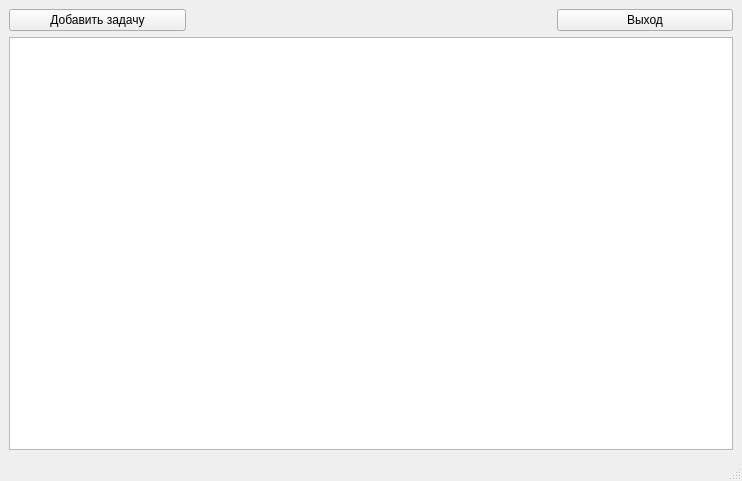
<?xml version="1.0" encoding="UTF-8"?>
<ui version="4.0">
 <class>MainWindow</class>
 <widget class="QMainWindow" name="MainWindow">
  <property name="geometry">
   <rect>
    <x>0</x>
    <y>0</y>
    <width>742</width>
    <height>481</height>
   </rect>
  </property>
  <property name="windowTitle">
   <string>MainWindow</string>
  </property>
  <widget class="QWidget" name="centralwidget">
   <layout class="QGridLayout" name="gridLayout">
    <item row="1" column="0" colspan="4">
     <widget class="QListView" name="listView"/>
    </item>
    <item row="0" column="3">
     <widget class="QPushButton" name="exitBtn">
      <property name="sizePolicy">
       <sizepolicy hsizetype="Preferred" vsizetype="Fixed">
        <horstretch>0</horstretch>
        <verstretch>0</verstretch>
       </sizepolicy>
      </property>
      <property name="text">
       <string>Выход</string>
      </property>
     </widget>
    </item>
    <item row="0" column="0">
     <widget class="QPushButton" name="addTaskBtn">
      <property name="sizePolicy">
       <sizepolicy hsizetype="Preferred" vsizetype="Maximum">
        <horstretch>0</horstretch>
        <verstretch>0</verstretch>
       </sizepolicy>
      </property>
      <property name="text">
       <string>Добавить задачу</string>
      </property>
     </widget>
    </item>
   </layout>
  </widget>
  <widget class="QMenuBar" name="menubar">
   <property name="geometry">
    <rect>
     <x>0</x>
     <y>0</y>
     <width>742</width>
     <height>21</height>
    </rect>
   </property>
  </widget>
  <widget class="QStatusBar" name="statusbar"/>
 </widget>
 <resources/>
 <connections/>
</ui>
